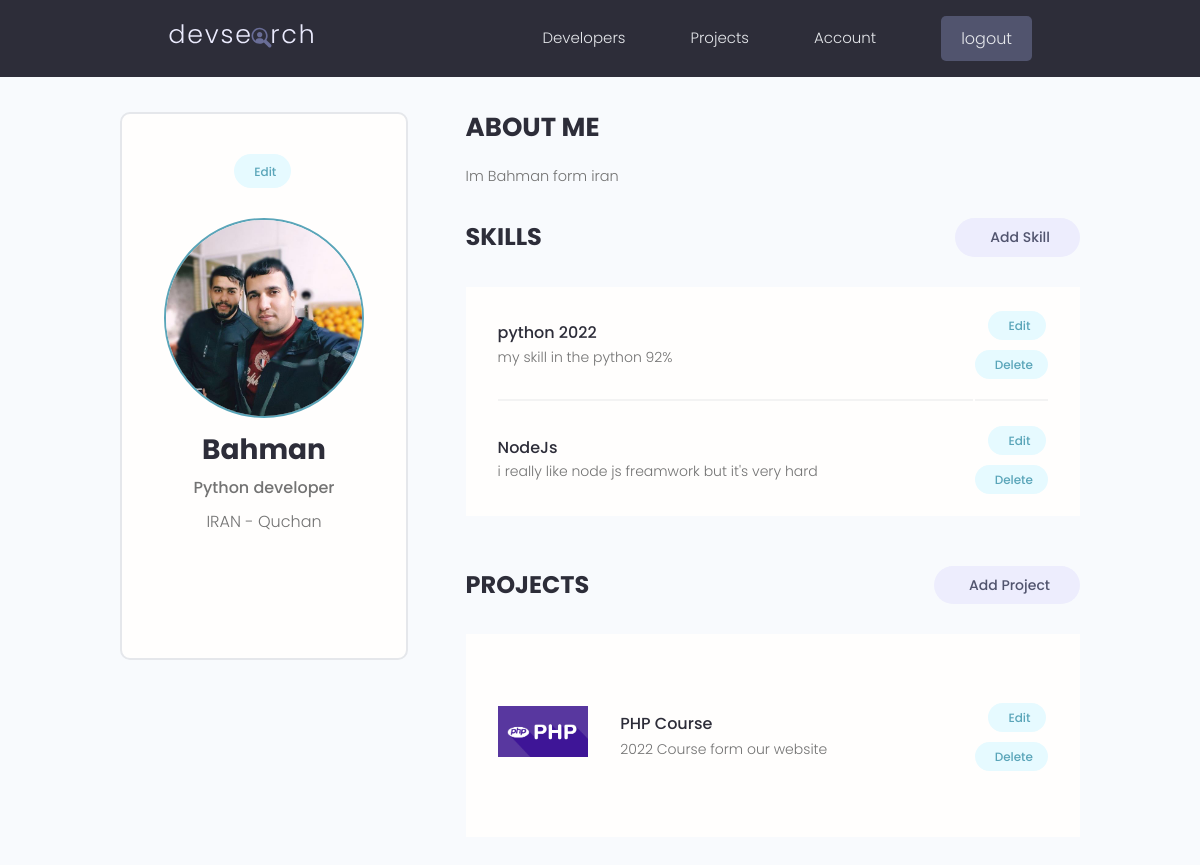
The app's page /account/ (signed in) with its own data.
### dev_users/models.py (models this page shows, shortened)
class Profile(models.Model):
    user = models.OneToOneField(User,on_delete=models.CASCADE,null=True,blank=True,verbose_name='یوزر')
    name = models.CharField(max_length=200,null=True,blank=True,verbose_name='نام')
    email = models.EmailField(max_length=500,null=True,blank=True,verbose_name='ایمیل')
    short_bio = models.CharField(max_length=200,null=True,blank=True,verbose_name='معرفی کوتاه')
    username = models.CharField(max_length=200,null=True,blank=True,verbose_name='نام کاربری ')
    bio = models.TextField(null=True,blank=True,verbose_name='بیوگرافی')
    location = models.CharField(max_length=200,null=True,blank=True,verbose_name='محل زندگی')
    profile_image = models.ImageField(null=True,blank=True,upload_to='profiles/',default="profiles/user-default.png",verbose_name='عکس پروفایل')
    social_github = models.CharField(max_length=200,null=True,blank=True,verbose_name='گیت هاب')
    social_twitter = models.CharField(max_length=200,null=True,blank=True,verbose_name='توئیتر')
    social_linkedin = models.CharField(max_length=200,null=True,blank=True,verbose_name='لینکدین')
    social_website = models.CharField(max_length=200,null=True,blank=True,verbose_name='وب سایت')
    created = models.DateTimeField(auto_now_add=True, verbose_name='تاریخ ایجاد')
    id = models.UUIDField(default=uuid.uuid4, unique=True, primary_key=True, editable=False)
    class Meta:
        verbose_name = 'یوزر'
        verbose_name_plural = 'پروفایل'

class Skill(models.Model):
    owner = models.ForeignKey(Profile,on_delete=models.CASCADE,null=True,blank=True,verbose_name='یوز مربوط ')
    name = models.CharField(max_length=200,null=True,blank=True,verbose_name='نام ')
    description =models.TextField(null=True,blank=True,verbose_name='توضیحات ')
    created = models.DateTimeField(auto_now_add=True,verbose_name='تاریخ ایجاد ')
    id = models.UUIDField(default=uuid.uuid4,unique=True,primary_key=True,editable=False)
    class Meta:
        verbose_name = 'مهارت'
        verbose_name_plural = 'مهارت ها'

### dev_projects/models.py (models this page shows, shortened)
class Project(models.Model):
    owner = models.ForeignKey(Profile,null=True,blank=True,on_delete=models.SET_NULL,verbose_name='مالک پروژه')
    title = models.CharField(max_length=200,verbose_name='عنوان')
    description = models.TextField(null=True,blank=True,verbose_name='توضیحات')
    featured_image = models.ImageField(null=True,blank=True,default="default.jpg",verbose_name='تصویر')
    demo_link = models.CharField(max_length=2000, null=True,blank=True,verbose_name='دمولینک')
    source_link = models.CharField(max_length=2000, null=True,blank=True,verbose_name='آدرس لینک')
    id = models.UUIDField(default=uuid.uuid4,unique=True,primary_key=True,editable=False)
    created = models.DateTimeField(auto_now_add=True)
    tags = models.ManyToManyField('Tag',blank=True)
    vote_total = models.IntegerField(default=0 ,null=True ,blank=True)
    vote_ratio = models.IntegerField(default=0 ,null=True ,blank=True)
    class Meta:
        verbose_name ='پروژه'
        verbose_name_plural ='بخش پروژه'

### dev_users/views.py (the view)
# urls.py: path('account/',views.userAccount,name="user_account"),
def userAccount(request):
    profile = request.user.profile
    skills = profile.skill_set.all()
    projects = profile.project_set.all()
    context = {
        'profile': profile,
        'skills': skills,
        'projects': projects
    }
    return render(request, 'Users/userAccount.html', context)

### dev_users/templates/Users/userAccount.html (shortened to what this page needs)
{% extends 'Shared/main.html' %}
{% block content %}
    <main class="settingsPage profile my-md">
        <div class="container">
            <div class="layout">
                <div class="column column--1of3">
                    <div class="card text-center">
                        <div class="card__body dev">
                            <a class="tag tag--pill tag--main settings__btn" href="{% url 'edit_profile' %}">
                                Edit</a>
                            <img class="avatar avatar--xl dev__avatar" src="{{ profile.profile_image.url }}"/>
                            <h2 class="dev__name">{{ profile.name }}</h2>
                            <p class="dev__title">{{ profile.short_bio }}</p>
                            <p class="dev__location">{{ profile.location }}</p>
                            <ul class="dev__social">
                            </ul>
                        </div>
                    </div>
                </div>
                <div class="column column--2of3">
                    <div class="devInfo">
                        <h3 class="devInfo__title">About Me</h3>
                        <p class="devInfo__about">{{ profile.bio }}</p>
                    </div>
                    <div class="settings">
                        <h3 class="settings__title">Skills</h3>
                        <a class="tag tag--pill tag--sub settings__btn tag--lg" href="{% url 'add_skill' %}"> Add
                            Skill</a>
                    </div>
                    <table class="settings__table">
                        {% for skill in skills %}
                            <tr>
                                <td class="settings__tableInfo">
                                    <h4>{{ skill.name }}</h4>
                                    <p>{{ skill.description}}</p>
                                </td>
                                <td class="settings__tableActions">
                                    <a class="tag tag--pill tag--main settings__btn" href="{% url 'update_skill' skill.id %} ">
                                        Edit</a>
                                    <a class="tag tag--pill tag--main settings__btn" href="{% url 'delete_skill' skill.id %}?next=/account/">
                                        Delete</a>
                                </td>
                            </tr>
                        {% endfor %}
                    </table>
                    <div class="settings">
                        <h3 class="settings__title">Projects</h3>
                        <a class="tag tag--pill tag--sub settings__btn tag--lg" href="{% url 'create-project' %}"> Add
                            Project</a>
                    </div>
                    <table class="settings__table">
                        {% for project in projects %}
                        <tr>
                            <td class="settings__thumbnail">
                                <a href="{% url 'single-project' project.id %}"><img src="{{project.featured_image.url}}" alt="Project Thumbnail"/></a>
                            </td>
                            <td class="settings__tableInfo">
                                <a href="{% url 'single-project' project.id %}">{{ project.title}}</a>
                                <p>{{ project.description|slice:"150" }}</p>
                            </td>
                            <td class="settings__tableActions">
                                <a class="tag tag--pill tag--main settings__btn" href="{% url 'update-project' project.id %}">
                                    Edit</a>
                                <a class="tag tag--pill tag--main settings__btn" href="{% url 'delete-project' project.id %}?next=/account/">
                                    Delete</a>
                            </td>
                        </tr>
                        {% endfor %}
                    </table>
                </div>
            </div>
        </div>
    </main>
{% endblock content %}

### static/styles/app.css (style rules this page uses)
:root { --color-sub: #2d2d39; }
.card { border: 2px solid var(--color-light); }
img { width: 100%; }
.profile .card > .dev { padding: 4rem; }
.dev__avatar { display: block; margin: auto; }
.dev__name { color: var(--color-sub); font-size: 2.8rem; font-weight: 700; margin-top: 1rem; margin-bottom: 0.5rem; }
.dev__title { font-size: 1.6rem; font-weight: 500; line-height: 1.3; }
.dev__location { margin-top: 1rem; }
.dev__social { margin: 3rem 0; list-style: none; display: flex; justify-content: center; gap: 1.5rem; }
.devInfo { margin-bottom: 3rem; }
.devInfo__title, .devInfo__subtitle { font-size: 2.6rem; color: var(--color-sub); text-transform: uppercase; font-weight: 700; margin-bottom: 1.5rem; }
.devInfo__about, .devSkill__info { font-size: 1.45rem; line-height: 1.7; text-align: justify; }
.settingsPage .dev > .settings__btn { display: inline-block; margin-bottom: 3rem; }
.settings { display: flex; justify-content: space-between; align-items: center; }
.settings__title { font-size: 2.4rem; text-transform: uppercase; font-weight: 700; color: var(--color-sub); }
.settings__table { margin-top: 3rem; margin-bottom: 5rem; padding: 0 3rem; background: var(--color-white); }
.settings__table tr { width: 100%; }
.settings__table tr > td { padding: 2rem 0; }
.settings__table tr:not(:last-child) td { border-bottom: 2px solid var(--color-white-light); }
.settings__thumbnail { width: 23%; min-width: 10rem; }
.settings__thumbnail img { padding-right: 3rem; height: 15rem; object-fit: contain; }
.settings__tableInfo { width: 100%; }
.settings__tableInfo h4, .settings__tableInfo a { padding-right: 1rem; width: auto; font-size: 1.6rem; font-weight: 500; color: var(--color-sub); }
.settings__tableInfo p { font-size: 1.4rem; }
.settings__tableActions { text-align: right; }

### static/uikit/styles/modules/_variables.css (style rules this page uses)
:root { --color-main: #5aa5b9; --color-main-light: #e6faff; --color-sub: #3f4156; --color-sub-light: #51546e; --color-sub-lighter: #ededfd; --color-text: #737373; --color-gray: #8b8b8b; --color-light: #e5e7eb; --color-light-gray: #767676; --color-bg: #f8fafd; --color-white: #fffefd; --color-white-light: #f3f3f3; --color-success: #359e64; --color-success-bg: #def8e8; --color-error: #fc4b0b; --color-error-bg: #fff2ee; --font-base: 'Poppins', arial, helvetica, 'Segoe UI', roboto, ubuntu, sans-serif; --font-monospace: 'Fira Code', 'Courier New', courier, monospace; --font-regular: 300; --font-medium: 500; --font-bold: 700; --generic-shadow: 1px 1px 5px #00000010; --generic-transition: all 0.3s ease-in-out; }

### static/uikit/styles/modules/_base.css (style rules this page uses)
* { margin: 0; padding: 0; box-sizing: border-box; text-rendering: optimizeLegibility; color: inherit; font-size: inherit; }
html { font-size: 50%; }
@media only screen and (min-width: 480px) { html { font-size: 56.25%; } }
@media only screen and (min-width: 1200px) { html { font-size: 62.5%; } }
body { line-height: 1.6; font-weight: 400; font-size: 1.5rem; color: var(--color-text); background-color: var(--color-bg); min-height: 100vh; }

### static/uikit/styles/modules/_typography.css (style rules this page uses)
* { font-family: var(--font-base); }
h2 { font-size: 3.6rem; font-weight: var(--font-bold); }
h3 { font-size: 3.2rem; font-weight: var(--font-medium); }
h4 { font-size: 2.8rem; font-weight: var(--font-medium); }
p, span, strong { font-size: 1.6rem; color: var(--color-text); font-weight: var(--font-regular); }
a { padding-bottom: 2px; text-decoration: none; display: inline-block; color: var(--color-main); font-weight: var(--font-medium); }

### static/uikit/styles/modules/_utilities.css (style rules this page uses)
.container { width: 92%; max-width: 165rem; margin: 0 auto; box-sizing: border-box; }
@media screen and (min-width: 1000px) { .container { width: 90%; } }
@media screen and (min-width: 1200px) { .container { width: 80%; } }
.text-center { text-align: center; }
.my-md { margin: 3rem auto; }

### static/uikit/styles/modules/_avatar.css (style rules this page uses)
.avatar { border-radius: 50%; border: 2px solid var(--color-main); object-fit: cover; }
.avatar--xl { height: 20rem; width: 20rem; }

### static/uikit/styles/modules/_card.css (style rules this page uses)
.card { border-radius: 1rem; background-color: var(--color-white); border: 1.5px solid var(--color-light); width: auto; height: auto; margin-top: 0.5rem; margin-bottom: 0.5rem; overflow: hidden; }
.card__body, .card__header { padding: 2rem 2.5rem; }

### static/uikit/styles/modules/_layout.css (style rules this page uses)
.layout { display: flex; flex-flow: row wrap; justify-content: space-between; }
.layout > .column { margin-bottom: 3rem; }
.layout > .column.column--1of3 { flex-basis: 30%; }
.layout > .column.column--2of3 { flex-basis: 64%; }

### records on screen
Profile: profile_image (picture), name "Bahman", short_bio "Python developer", location "IRAN - Quchan", bio "Im Bahman form iran"
Skill: name "python 2022", description "my skill in the python 92%"
Skill: name "NodeJs", description "i really like node js freamwork but it's very hard"
Project: featured_image (picture), title "PHP Course", description "2022 Course form our website"
